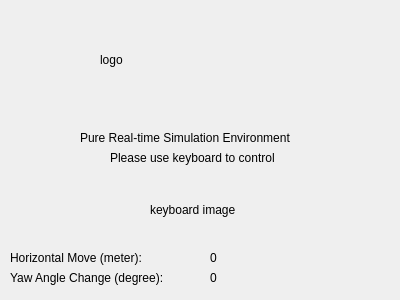
<?xml version="1.0" encoding="UTF-8"?>
<ui version="4.0">
 <class>ControlWindow</class>
 <widget class="QWidget" name="ControlWindow">
  <property name="geometry">
   <rect>
    <x>0</x>
    <y>0</y>
    <width>400</width>
    <height>300</height>
   </rect>
  </property>
  <property name="windowTitle">
   <string>Form</string>
  </property>
  <widget class="QLabel" name="logolabel">
   <property name="geometry">
    <rect>
     <x>100</x>
     <y>0</y>
     <width>200</width>
     <height>120</height>
    </rect>
   </property>
   <property name="text">
    <string>logo</string>
   </property>
  </widget>
  <widget class="QLabel" name="label">
   <property name="geometry">
    <rect>
     <x>10</x>
     <y>250</y>
     <width>161</width>
     <height>16</height>
    </rect>
   </property>
   <property name="text">
    <string>Horizontal Move (meter):</string>
   </property>
  </widget>
  <widget class="QLabel" name="label_2">
   <property name="geometry">
    <rect>
     <x>80</x>
     <y>130</y>
     <width>241</width>
     <height>16</height>
    </rect>
   </property>
   <property name="text">
    <string>Pure Real-time Simulation Environment</string>
   </property>
  </widget>
  <widget class="QLabel" name="label_3">
   <property name="geometry">
    <rect>
     <x>10</x>
     <y>270</y>
     <width>181</width>
     <height>16</height>
    </rect>
   </property>
   <property name="text">
    <string>Yaw Angle Change (degree):</string>
   </property>
  </widget>
  <widget class="QLabel" name="horizontalmove">
   <property name="geometry">
    <rect>
     <x>210</x>
     <y>250</y>
     <width>59</width>
     <height>15</height>
    </rect>
   </property>
   <property name="text">
    <string>0</string>
   </property>
  </widget>
  <widget class="QLabel" name="yawchange">
   <property name="geometry">
    <rect>
     <x>210</x>
     <y>270</y>
     <width>59</width>
     <height>15</height>
    </rect>
   </property>
   <property name="text">
    <string>0</string>
   </property>
  </widget>
  <widget class="QLabel" name="label_6">
   <property name="geometry">
    <rect>
     <x>110</x>
     <y>150</y>
     <width>191</width>
     <height>16</height>
    </rect>
   </property>
   <property name="text">
    <string>Please use keyboard to control</string>
   </property>
  </widget>
  <widget class="QLabel" name="keyboardimg">
   <property name="geometry">
    <rect>
     <x>150</x>
     <y>180</y>
     <width>100</width>
     <height>60</height>
    </rect>
   </property>
   <property name="text">
    <string>keyboard image</string>
   </property>
  </widget>
 </widget>
 <resources/>
 <connections/>
</ui>
